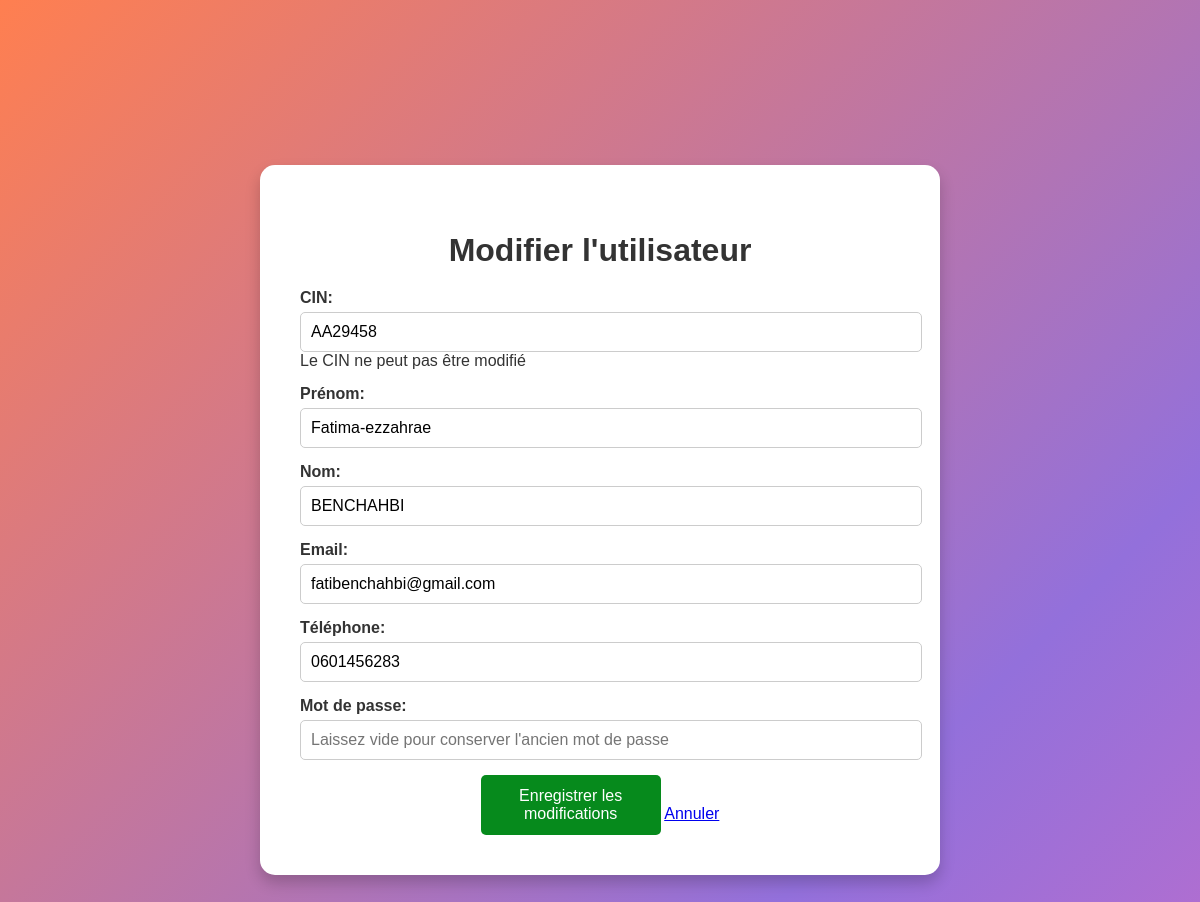
The page /modifier.php?cin=AA29458 on the database its author committed.
### tables this page shows
CREATE TABLE `user` (
  `CIN` varchar(12) NOT NULL COMMENT 'votre cin',
  `nom` varchar(110) NOT NULL,
  `prénom` varchar(110) NOT NULL,
  `email` varchar(300) NOT NULL,
  `téléphone` varchar(100) NOT NULL,
  `mot_de_passe` varchar(200) NOT NULL
);

### modifier.php (the view, shortened to what this page needs)
<?php
$cin = $_GET['cin'];
$servername = "localhost";
$username = "root";
$password = "";
$dbname = "adfm";
$conn = new mysqli($servername, $username, $password, $dbname);
$conn->set_charset("utf8mb4");
$stmt = $conn->prepare("SELECT CIN, `prénom`, nom, email, `téléphone`, `mot_de_passe` FROM user WHERE CIN = ?");
$stmt->bind_param("s", $cin);
$stmt->execute();
$result = $stmt->get_result();
$user = $result->fetch_assoc();
?>
<!DOCTYPE html>
<html lang="fr">
<head>
    <link rel="stylesheet" href="style.css">
</head>
<body>
    <div class="container">
        <h2>Modifier l'utilisateur</h2>
        <form id="modificationForm" method="POST" onsubmit="return validateForm()">
            <div class="form-group">
                <label for="cin">CIN:</label>
                <input type="text" id="cin" name="cin" value="<?php echo htmlspecialchars($user['CIN']); ?>" readonly>
                <span class="note">Le CIN ne peut pas être modifié</span>
            </div>
            <div class="form-group">
                <label for="prenom">Prénom:</label>
                <input type="text" id="prenom" name="prenom" value="<?php echo htmlspecialchars($user['prénom']); ?>">
            </div>
            <div class="form-group">
                <label for="nom">Nom:</label>
                <input type="text" id="nom" name="nom" value="<?php echo htmlspecialchars($user['nom']); ?>">
            </div>
            <div class="form-group">
                <label for="email">Email:</label>
                <input type="email" id="email" name="email" value="<?php echo htmlspecialchars($user['email']); ?>">
            </div>
            <div class="form-group">
                <label for="telephone">Téléphone:</label>
                <input type="text" id="telephone" name="telephone"
                    value="<?php echo htmlspecialchars($user['téléphone']); ?>">
            </div>
            <div class="form-group">
                <label for="password">Mot de passe:</label>
                <input type="password" id="password" name="password"
                    placeholder="Laissez vide pour conserver l'ancien mot de passe">
            </div>
            <div class="button-group">
                <button type="submit" class="submit-btn">Enregistrer les modifications</button>
                <a href="tableau.php" class="cancel-btn">Annuler</a>
            </div>
        </form>
    </div>
</body>
</html>

### style.css (style rules this page uses)
body { margin: 0; font-family: Arial, sans-serif; background: linear-gradient(135deg, #ff7f50, #9370db, #ff69b4, #32cd32, #ffd700); background-size: 300% 300%; animation: gradientAnimation 10s ease infinite; color: #333; height: 130vh; display: flex; justify-content: center; align-items: center; transition: background 0.5s ease; }
.container { background-color: white; padding: 40px; border-radius: 15px; box-shadow: 0 8px 15px rgba(0, 0, 0, 0.2); width: 100%; max-width: 50%; text-align: center; transition: background-color 0.3s ease, color 0.3s ease; }
h2 { font-size: 2rem; margin-bottom: 20px; }
.form-group { margin-bottom: 15px; text-align: left; }
label { display: block; margin-bottom: 5px; font-weight: bold; }
input[type="text"], input[type="email"], input[type="password"] { width: 100%; padding: 10px; border: 1px solid #ccc; border-radius: 5px; font-size: 1rem; }
.submit-btn { background-color: #068a1c; color: white; border: none; padding: 12px 20px; font-size: 1rem; border-radius: 5px; cursor: pointer; transition: background-color 0.3s ease; width: 30%; }

### rows shown on the page
user: cin "AA29458", prenom "Fatima-ezzahrae", nom "BENCHAHBI", email "fatibenchahbi@gmail.com", telephone "0601456283"
